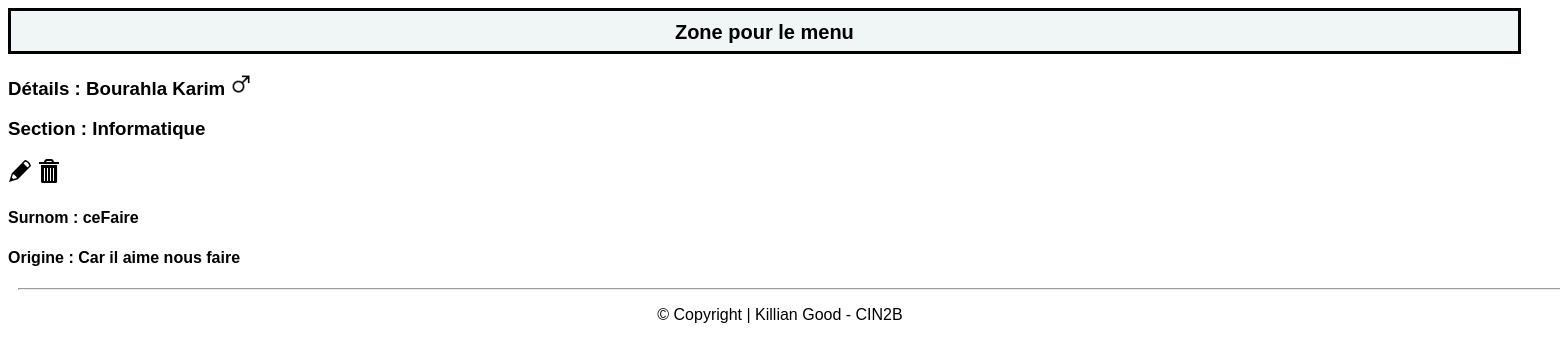
Screenshot of /Code/php/detail.php?idTeacher=2 with the database file from the repository.
### tables this page shows
CREATE TABLE t_teacher(
	idTeacher int AUTO_INCREMENT PRIMARY KEY,
	teaFirstname varchar(50) NOT NULL,
	teaName varchar(50) NOT NULL,
	teaGender char(1) NOT NULL,
	teaNickname varchar(100) NOT NULL,
	teaOrigin varchar(255) NOT NULL);

CREATE TABLE t_teaches(
	fkteacher int NOT NULL,
	fksection int NOT NULL,
	CONSTRAINT fk_teacher_teaches_id FOREIGN KEY (fkteacher) REFERENCES t_teacher(idTeacher) ON DELETE CASCADE,
	CONSTRAINT fk_section_teaches_id FOREIGN KEY (fksection) REFERENCES t_section(idSection) ON DELETE CASCADE,
	PRIMARY KEY (fksection,fkteacher));

CREATE TABLE t_section(
	idSection int AUTO_INCREMENT PRIMARY KEY,
	secName varchar(30) NOT NULL);

### Code/php/Database.php (called while the page is built, shortened)
<?php
 class Database {
    private $connector;
    public function __construct(){
    try{
        $this->connector = new PDO("mysql:host=localhost;dbname=db_nickname_kilgood;charset=utf8", "dbNicknameUser", "grp2B_21");
        }catch(PDOException $e){
            die("<h1>Impossible de se connecter à la base de données</h1> erreur :". $e->getMessage());
        }
    }
    private function queryPrepareExecute($query, $binds){
        $req = $this->connector->prepare($query);
        foreach($binds as $bind){
            $req->bindValue($bind['field'], $bind['value'], $bind['type']);
        }
        $req->execute();
        return $req;
    }
    private function formatData($req){
        $results = $req->fetchALL(PDO::FETCH_ASSOC);
        return $results;
    }
    public function getOneTeacher($id){
        $query = "SELECT * FROM t_teacher WHERE idTeacher = :id";
        $binds = array(
            0 => array(
                'field' => ':id',
                'value' => $id,
                'type' => PDO::PARAM_INT
            )
        );
        $reqExecuted = $this->queryPrepareExecute($query, $binds);
        $results = $this->formatData($reqExecuted);
        return $results;
    }
    public function getOneTeacherSection($id){
        $query = "SELECT * FROM t_teaches JOIN t_teacher ON fkteacher = idTeacher JOIN t_section ON fksection = idSection WHERE idTeacher = :id";
        $binds = array(
            0 => array(
                'field' => ':id',
                'value' => $id,
                'type' => PDO::PARAM_INT
            )
        );
        $reqExecuted = $this->queryPrepareExecute($query, $binds);
        $results = $this->formatData($reqExecuted);
        return $results;
    }
}
?>

### Code/php/detail.php (the view, shortened to what this page needs)
<?php
require "database.php";
$db = new Database();
$id = $_GET["idTeacher"];
$teachers = $db->getOneTeacher($id);
$sections = $db->getOneTeacherSection($id);
?>
<!DOCTYPE html>
<html lang="fr">
    <head>
        <link href="../css/style.css" rel="stylesheet" type="text/css" />
    </head>
    <body>
    <a href="index.php" class="button">Zone pour le menu</a>
    <?php foreach($teachers as $teacher): ?>
        <h3>Détails : <?= $teacher["teaName"] ?><?= " ";?><?= $teacher["teaFirstname"] ?>
            <?php if($teacher["teaGender"] == "M")
            {
                echo '<img src="../../icons/maleGender.png" width"22px" height="22px" alt="icons">';
            }
            else
            {
                echo '<img src="../../icons/femaleGender.png" width"22px" height="22px" alt="icons">';
            }?>
        <?php foreach($sections as $section): ?>
        <p>Section : <?= $section["secName"] ?></p>
        <?php endforeach; ?>
        <div class="iconsDetail">
            <a href="updateTeacher.php?idTeacher=<?= $teacher["idTeacher"]; ?>"><img src="../../icons/edit.svg"></img></a>
            <a href="deleteTeacher.php?idTeacher=<?= $teacher["idTeacher"]; ?>" onclick="return confirm('Êtes vous sûr de voiloir supprimer l\'enseignant ?')"><img src="../../icons/trash.svg"></img></a>
        </div>
        <h4>Surnom : <?= $teacher["teaNickname"] ?></h4>
        <h4>Origine : <?= $teacher["teaOrigin"] ?></h4>
        <?php endforeach; ?>
    </body>
    <footer>
        <hr style="width:1900px;text-align:left;margin-left:0">
        <p>© Copyright | Killian Good - CIN2B</p>
    </footer>
</html>

### Code/css/style.css (style rules this page uses)
html { font-family: Arial, Helvetica, sans-serif; }
.button { background-color: #f0f5f5; border: none; color: black; padding-top: 10px; text-align: center; display: inline-block; height: 30px; font-weight: bold; text-decoration: none; border-style: solid; padding-left: 20px; padding-right: 20px; width: 95%; font-size: 20px; }
footer { left: 0; bottom: 0; text-align: fixed; text-align: center; padding-left: 10px; padding-right: 10px; }
img { text-align: right; }

### rows the page displays
t_teacher: teaName "Bourahla", teaFirstname "Karim", teaNickname "ceFaire", teaOrigin "Car il aime nous faire"
t_teaches: fksection.secName "Informatique"
